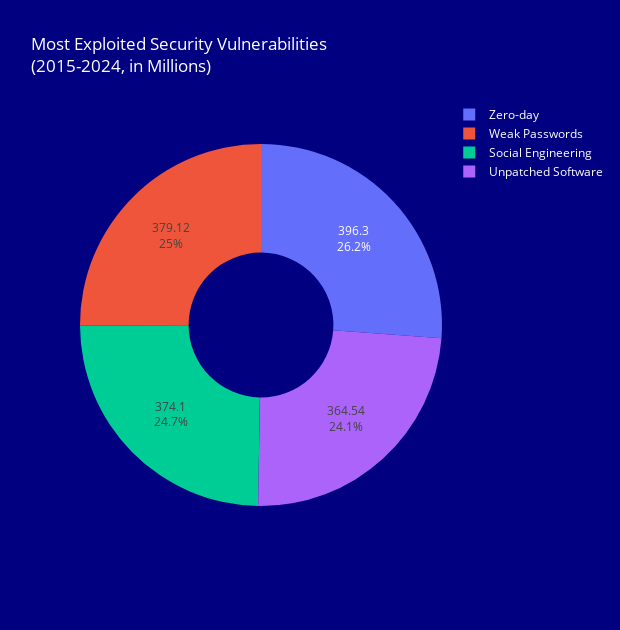

The notebook cell saved with this chart:
### Code cell
#PIE CHART OF NUMBER OF AFFECTED USERS BY SECURITY VULNERABILITY

fig_security_vulnerability_distribution = px.pie(df_security_vulnerability_total, 
                                                names='Security Vulnerability Type', values='Number of Affected Users (in Millions)', 
                                                title = 'Most Exploited Security Vulnerabilities<br>(2015-2024, in Millions)',
                                                hole=0.4, height=630, width=620)

fig_security_vulnerability_distribution.update_traces(textposition='inside',
                             textinfo='value+percent')

fig_security_vulnerability_distribution.update_layout(plot_bgcolor='Navy', paper_bgcolor='Navy', font=dict(color='white'))
fig_security_vulnerability_distribution.show()

fig_security_vulnerability_distribution.write_image('fig_security_vulnerability_distribution.png')

### Figure 1 — Plotly figure (JSON) as saved in the notebook; plotly's stock layout.template omitted (floating-point values rounded to 4 significant figures)
{"data": [{"domain": {"x": [0, 1], "y": [0, 1]}, "hole": 0.4, "hovertemplate": "Security Vulnerability Type=%{label}<br>Number of Affected Users (in Millions)=%{value}<extra></extra>", "labels": ["Social Engineering", "Unpatched Software", "Weak Passwords", "Zero-day"], "legendgroup": "", "name": "", "showlegend": true, "textinfo": "value+percent", "textposition": "inside", "type": "pie", "values": [374.1, 364.5, 379.1, 396.3]}], "layout": {"font": {"color": "white"}, "height": 630, "legend": {"tracegroupgap": 0}, "paper_bgcolor": "Navy", "plot_bgcolor": "Navy", "title": {"text": "Most Exploited Security Vulnerabilities<br>(2015-2024, in Millions)"}, "width": 620}}
